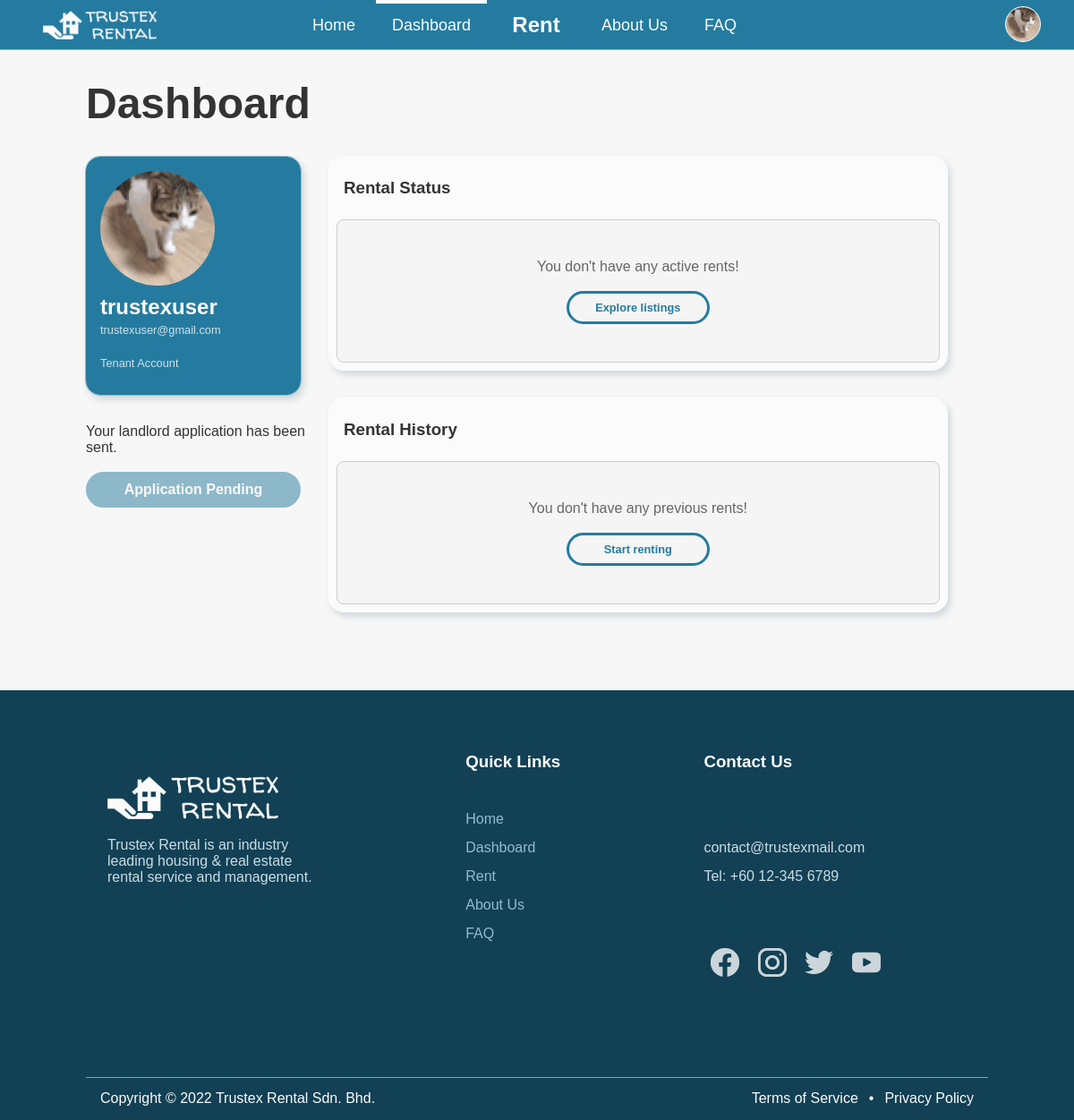
Before: /dashboard.php (signed in) with the older database file.
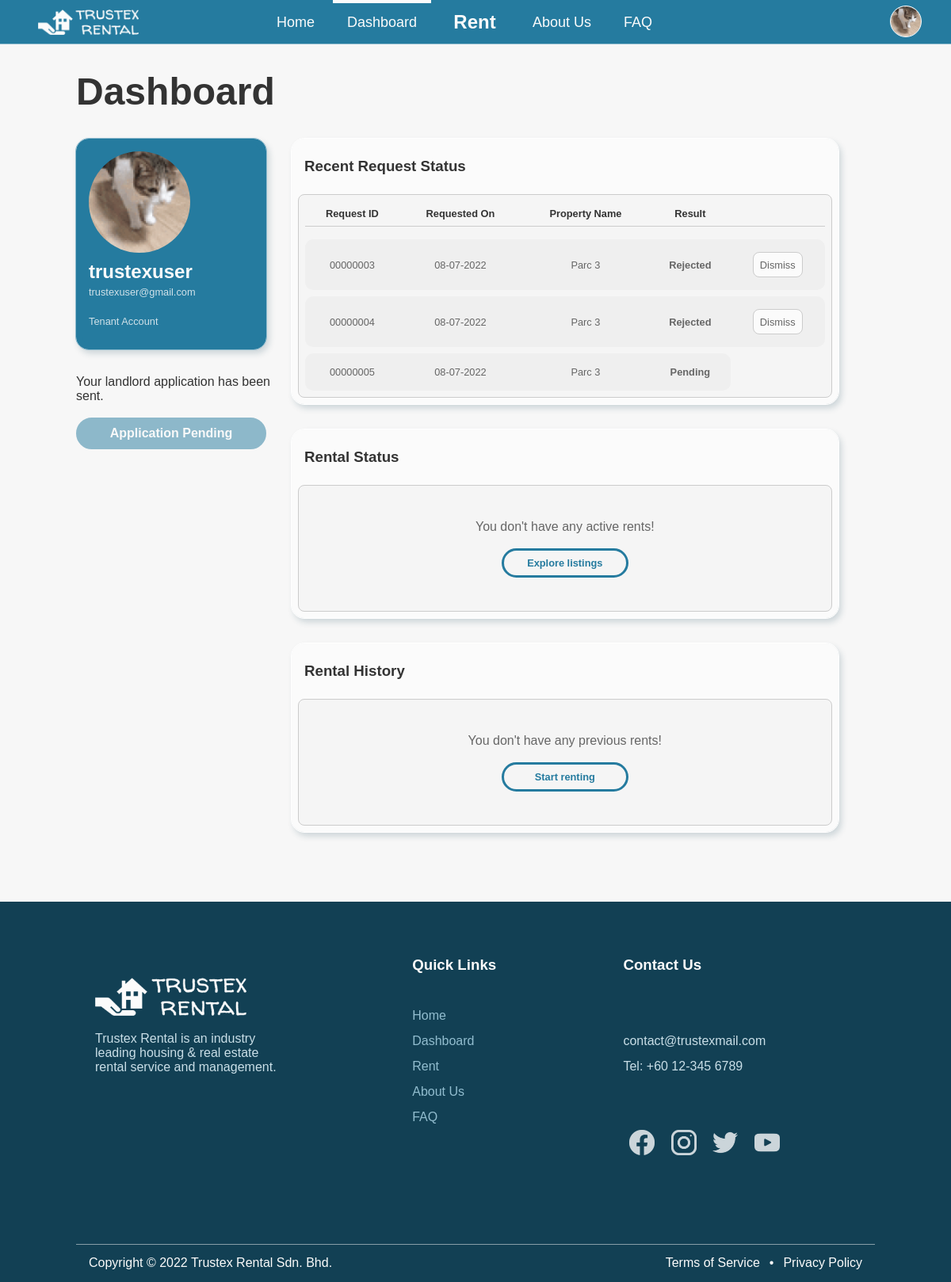
After: the same page with the newer database file.
### tables this page shows
CREATE TABLE `request` (
  `ticketNo` int(8) NOT NULL,
  `userID` int(10) NOT NULL,
  `listingID` int(12) NOT NULL,
  `requestTimestamp` timestamp NOT NULL DEFAULT current_timestamp() ON UPDATE current_timestamp(),
  `rentStartDate` date DEFAULT NULL,
  `rentEndDate` date DEFAULT NULL,
  `rentDuration` int(2) NOT NULL,
  `rentNumTenants` int(2) NOT NULL,
  `requestStatus` varchar(32) NOT NULL DEFAULT 'Pending'
);

### dashboard.php (the view, shortened to what this page needs)
<?php
  if ($_SESSION['userType'] == 'A') {
    header("Location: dashboard-admin.php");
  } else if ($_SESSION['userType'] == 'L') {
    header("Location: dashboard-landlord.php");
  } else {
    $id = $_SESSION['userID'];
    $username = $_SESSION['userName'];
    $email = $_SESSION['userEmail'];
    $usertype = $_SESSION['userType'];
    include("dbconnect.php");
    $sql = "SELECT userID, applicationID, applicationStatus FROM applications WHERE applications.userID = $id";
    $resultapplication = mysqli_query($connect, $sql);
    include("html/header.html");
?>
<!DOCTYPE html>
<html>
  <body id="dashboard">
    <div class="dashboard-container container-margin">
      <h1>Dashboard</h1>
      <div class="dashboard-content">
        <div class="container-left">
          <div class="account-info">
            <div class="account-profile">
              <div class="propic-container propic-dashboard-container">
                <image class="profile-pic" src=" <?php echo $profileicon ?> " onerror="this.onerror=null; this.src='assets/images/profile-default.png'"></image>
              </div>
              <h2><?php echo $username ?></h2>
              <p><?php echo $email ?></p><br>
              <p><?php echo $usertype ?> Account</p><br>
            </div>
          </div>
          <?php
            if (mysqli_num_rows($resultapplication) != 0) {
              $status = null;
              $app_id = null;
              while ($application = mysqli_fetch_assoc($resultapplication)) {
                $status = $application['applicationStatus'];
                $app_id = $application['applicationID'];
              }
              if ($status == "Pending") {
          ?>
                <p>Your landlord application has been sent.</p><br>
                <button class="apply-landlord-button button-disable" disabled>Application Pending</button>
          <?php
              } else if ($status == "Approved") {
          ?>
                <p>Your landlord application has been <b>APPROVED!</b></p><br>
                <form method="POST" action="switch-landlord.php">
                  <input type="text" name="application-id" value="<?php echo $app_id ?>" style="display: none;">
                  <input class="apply-landlord-button" type="submit" name="switch-landlord" value="Switch to Landlord account">
                </form>
          <?php
              } else if ($status == "Rejected") {
          ?>
                <p>Your landlord application has been <b>REJECTED!</b><br>Try re-applying again.</p><br>
                <a href="landlord-application.php">
                  <button class="apply-landlord-button">Re-apply</button>
                </a>
          <?php
              } else {
                echo "<p>Unable to fetch application details.</p>";
              }
            }
          ?>
        </div>
        <div class="container-right">
          <?php
            include("dbconnect.php");
            $sql = "SELECT ticketNo, requestTimestamp, propertyName, requestStatus
                    FROM request
                    LEFT JOIN (
                      SELECT propertyName, listingID
                      FROM property, listing
                      WHERE listing.propertyID = property.propertyID
                    ) AS list ON request.listingID = list.listingID
                    WHERE userID = '$id' AND (requestStatus = 'Accepted' OR requestStatus = 'Rejected' OR requestStatus = 'Pending')";
            $result = mysqli_query($connect, $sql);
            $numrows = mysqli_num_rows($result);
            if ($numrows > 0) {
          ?>
            <div>
              <h3>Recent Request Status</h3>
              <div class="dashboard-table-content">
                <div class="dashboard-table">
                  <table>
                    <tr class="no-hover">
                      <th>Request ID</th>
                      <th>Requested On</th>
                      <th>Property Name</th>
                      <th>Result</th>
                      <th></th>
                    </tr>
                    <tr class="no-hover"><th class="th-border" colspan="5"></th></tr>
                    <?php
                      for ($i = 0; $request = mysqli_fetch_assoc($result); $i++) {
                    ?>
                      <tr>
                        <td><?php echo sprintf("%08d",$request['ticketNo']) ?></td>
                        <td><?php echo date("d-m-Y", strtotime($request['requestTimestamp'])) ?></td>
                        <td><?php echo $request['propertyName'] ?></td>
                        <td><b><?php echo $request['requestStatus'] ?></b></td>
                        <?php if ($request['requestStatus'] != 'Pending') {?>
                        <td>
                          <form action="" method="POST">
                            <input class="dismiss-button view-button" type="submit" name="dismiss" value="Dismiss">
                          </form>
                        </td>
                        <?php } ?>
                      </tr>
                    <?php
                        if ($i < $numrows-1) {
                          echo "<tr class='spacer'><td></td></tr>";
                        }
                      }
                    ?>
                  </table>
                </div>
              </div>
            </div>
          <?php
            }
          ?>
          <div>
            <h3>Rental Status</h3>
            <div class="dashboard-table-content">
              <?php
                include("dbconnect.php");
                $sql = "SELECT *
                        FROM request
                        LEFT JOIN (
                          SELECT propertyName, propertyAddress, listingID, landlord.landlordRegNo, userFName, userLName, rentPrice
                          FROM property, listing, user, landlord
                          WHERE listing.propertyID = property.propertyID AND landlord.landlordRegNo = property.landlordRegNo AND user.userID = landlord.userID
                        ) AS list ON request.listingID = list.listingID
                        WHERE userID = '$id' AND (requestStatus = 'Active' OR requestStatus = 'Upcoming' OR requestStatus = 'Accepted')
                        ORDER BY rentStartDate DESC
                        LIMIT 1";
                $result = mysqli_query($connect, $sql);
                if ($rent = mysqli_fetch_assoc($result)) {
              ?>
                  <div class="rental-status">
                    <?php
                      $now = new DateTime('now');
                      $start_date = new DateTime($rent['rentStartDate']);
                      $end_date = new DateTime($rent['rentEndDate']);
                      if ($rent['requestStatus'] == "Upcoming" || $rent['requestStatus'] == "Accepted") {
                        $days_left = $now->diff($start_date);
                    ?>
                        <div class="status-container">
                          <p>Your upcoming rent...</p>
                          <h2>in <?php echo $days_left->days ?> Day(s)</h2>
                        </div>
                    <?php
                      } else {
                        echo "<p>Your current rental status</p>";
                      }
                    ?><br>
                    <div class="status-container">
                      <p><b>Property</b></p>
                      <h2><?php echo $rent['propertyName'] ?></h2>
                      <p><?php echo $rent['propertyAddress'] ?></p>
                    </div><br>
                    <div class="status-container">
                      <p><b>Landlord</b></p>
                      <h2><?php echo $rent['userFName'] . " " . $rent['userLName'] ?></h2>
                      <p>Reg. No.: <?php echo sprintf("%06d", $rent['landlordRegNo']) ?></p>
                    </div><br>
                    <div class="status-container">
                      <p><b>Start Date</b></p>
                      <h2><?php echo $start_date->format('d F Y') ?></h2>
                      <p><b>End Date</b></p>
                      <h2><?php echo $end_date->format('d F Y') ?></h2>
                    </div><br>
                    <div class="status-container">
                      <p><b>Rent price per month</b></p>
                      <h2>RM <?php echo $rent['rentPrice'] ?></h2>
                      <br>
                      <p><b>Payments remaining</b></p>
                      <?php
                        $ticket_no = $rent['ticketNo'];
                        include("dbconnect.php");
                        $sql = "SELECT *
                                FROM payment
                                WHERE ticketNo = '$ticket_no'";
                        $result_payments = mysqli_query($connect, $sql);
                        mysqli_close($connect);
                        $num_payments_made = 0;
                        while ($payment = mysqli_fetch_array($result_payments)) {
                          $num_payments_made += $payment['paymentDuration'];
                        }
                        $months_left = $rent['rentDuration'] - $num_payments_made;
                        $payments_left = $months_left * $rent['rentPrice'];
                        if ($months_left == 0) {
                      ?>
                      <h2>Payment Completed</h2>
                      <?php } else { ?>
                      <h2><?php echo $months_left . " (RM " . sprintf("%.2f",$payments_left) . ")" ?></h2>
                      <br>
                      <p><b>Your next payment in...</b></p>
                      <?php
                        $next_payment_date = new DateTime($rent['rentStartDate']);
                        $num_days = $num_payments_made * 30;
                        $next_payment_date->add(new DateInterval('P'.$num_days.'D'));
                        $payment_days_left = $now->diff($next_payment_date);
                      ?>
                      <h2><?php echo $payment_days_left->days . " Day(s) on " . $next_payment_date->format('d F Y') ?></h2>
                      <?php
                        }
                      ?>
                    </div>
                    <?php
                      if ($months_left != 0) {
                    ?>
                    <br>
                    <a class="make-payment-button-container" href="payment.php?ticket=<?php echo $rent['ticketNo'] ?>">
                      <button class="make-payment-button">Make Payment</button>
                    </a>
                    <?php } ?>
                  </div>
              <?php
                } else {
              ?>
                  <div class="dashboard-empty">
                    <div>
                      <p>You don't have any active rents!</p><br>
                      <a href="index.php#listing-body" onclick="focusSearch(600)">
                        <button>Explore listings</button>
                      </a>
                    </div>
                  </div>
              <?php
                }
              ?>
            </div>
          </div>
          <div>
            <h3>Rental History</h3>
            <div class="dashboard-table-content">
              <?php
                include("dbconnect.php");
                $sql = "SELECT *
                        FROM history
                        WHERE userID = '$id'";
                $result = mysqli_query($connect, $sql);
                $numrows = mysqli_num_rows($result);
                if ($numrows > 0) {
              ?>
                  <div class="dashboard-table">
                    <table>
                      <tr class="no-hover">
                        <th>Req ID</th>
                        <th>Property Name</th>
                        <th>Start Date</th>
                        <th>End Date</th>
                        <th>Duration</th>
                        <th>Rent Price (RM)</th>
                      </tr>
                      <tr class="no-hover"><th class="th-border" colspan="6"></th></tr>
                      <?php
                      for ($i = 0; $history = mysqli_fetch_assoc($result); $i++) {
                      ?>
                        <tr>
                          <td><?php echo sprintf("%08d",$history['ticketNo']) ?></td>
                          <td><?php echo $history['propertyName'] ?></td>
                          <td><?php echo date("d-m-Y", strtotime($history['rentStartDate'])) ?></td>
                          <td><?php echo date("d-m-Y", strtotime($history['rentEndDate'])) ?></td>
                          <td><?php echo $history['rentDuration'] ?> month(s)</td>
                          <td><?php echo $history['rentPrice'] ?>/month</td>
                        </tr>
                      <?php
                          if ($i < $numrows-1) {
                            echo "<tr class='spacer'><td></td></tr>";
                          }
                        }
                      ?>
                    </table>
                  </div>
              <?php
                } else {
              ?>
                  <div class="dashboard-empty">
                    <div>
                      <p>You don't have any previous rents!</p><br>
                      <a href="index.php#listing-body" onclick="focusSearch(600)">
                        <button>Start renting</button>
                      </a>
                    </div>
                  </div>
              <?php
                }
              ?>
            </div>
          </div>
        </div>
      </div>
    </div>
  </body>
</html>
<?php
  }
?>

Changed rows visible on the page:
added request: ticketNo "00000003", requestTimestamp "08-07-2022", propertyName "Parc 3", requestStatus "Rejected"
added request: ticketNo "00000004", requestTimestamp "08-07-2022", propertyName "Parc 3", requestStatus "Rejected"
added request: ticketNo "00000005", requestTimestamp "08-07-2022", propertyName "Parc 3", requestStatus "Pending"
Other visible differences:
text now shown: "Recent Request Status Request ID Requested On Property Name Result"
